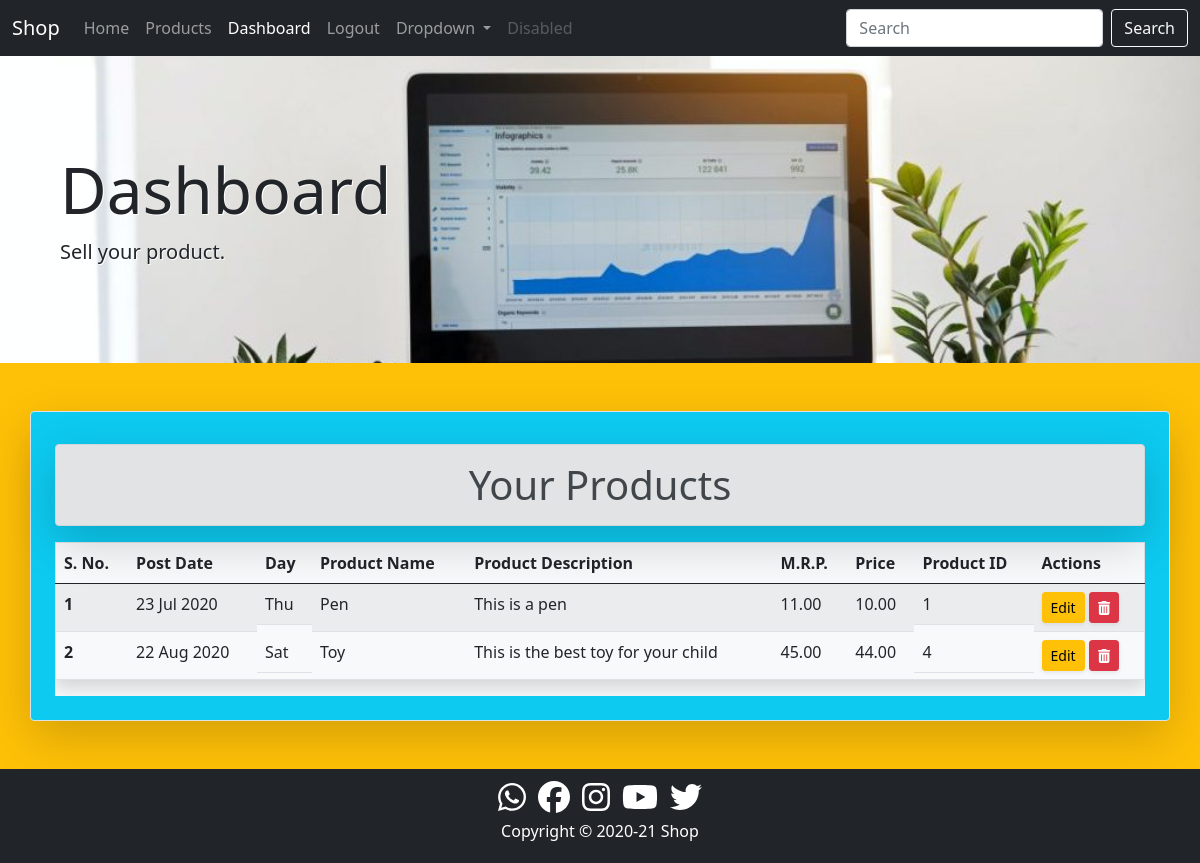
/dashboard/ (signed in), run on an earlier commit of the app's database.
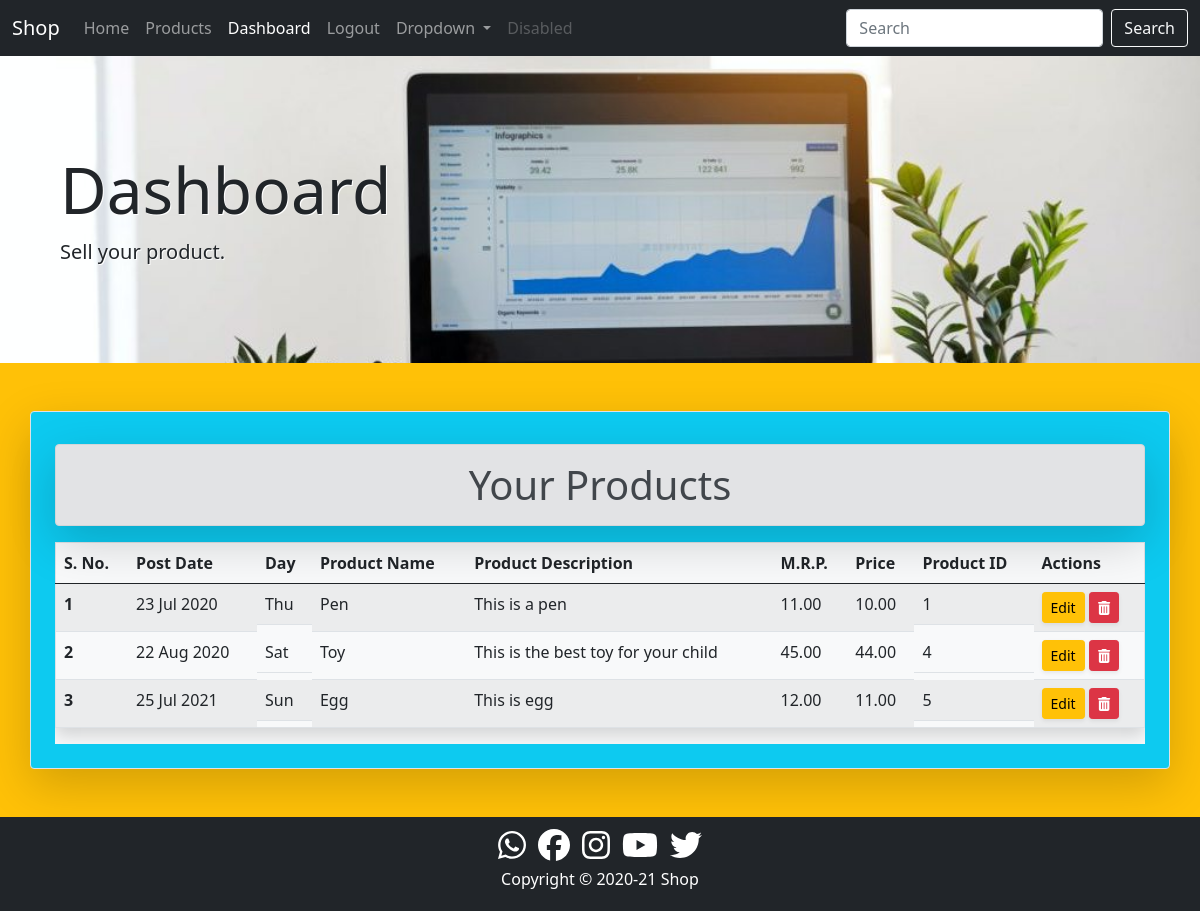
And on a later commit of the database.
### product/models.py (models this page shows, shortened)
class Product(models.Model):
    seller=models.ForeignKey(User,on_delete=models.CASCADE)
    title=models.CharField(max_length=50)
    date=models.DateField()
    description=models.TextField(max_length=500)
    mrp=models.DecimalField(decimal_places=2,max_digits=7)
    selling_price=models.DecimalField(decimal_places=2,max_digits=7)
    location=models.CharField(max_length=50)

### core/views.py (the view)
# urls.py: path('dashboard/', views.DashboardView.as_view(),name='dashboard'),
@method_decorator(user_passes_test(lambda u: Group.objects.get(name='seller') in u.groups.all()),name='dispatch')
class DashboardView(ListView):
    model=Product
    template_name='core/dashboard.html'
    context_object_name='products'
    def get_queryset(self):
        return Product.objects.filter(seller=self.request.user)
    def get_context_data(self, **kwargs):
        context=super().get_context_data(**kwargs)
        context['dashboard_active']='active'
        context['dashboard_disabled']='disabled'
        return context

### core/templates/core/dashboard.html (shortened to what this page needs)
{% extends 'core/base.html' %}
{% block content %}
<div class="container-fluid p-5 dashboard shadow-lg">
    <div class="container my-5">
        <div>
            <h1 class="display-3">Dashboard</h1>
        </div>
        <div class="lead">
            <p>Sell your product.</p>
        </div>
    </div>
</div>
<div class="container-fluid bg-warning py-5">
    <div class="container p-4 shadow-lg border rounded bg-info">
        <h1 class="alert alert-secondary text-center mt-2 shadow-lg">Your Products</h1>
        {% if products %}
        <div class="table-responsive content-center-justify bg-light">
            <table class="table table-hover table-striped border shadow">
                <thead>
                    <tr>
                        <th scope="col">S. No.</th>
                        <th scope="col">Post Date</th>
                        <th scope="col" class="d-none d-sm-block">Day</th>
                        <th scope="col">Product Name</th>
                        <th scope="col">Product Description</th>
                        <th scope="col">M.R.P.</th>
                        <th scope="col">Price</th>
                        <th scope="col" class="d-none d-sm-block">Product ID</th>
                        <th scope="col">Actions</th>
                    </tr>
                </thead>
                <tbody>
                    {% for product in products %}
                    <tr>
                        <th scope="row">{{forloop.counter }}</th>
                        <td>{{product.date|date:"d M Y"}}</td>
                        <td class="d-none d-sm-block">{{product.date|date:"D"}}</td>
                        <td>{{product.title|capfirst}}</td>
                        <td>{{product.description|capfirst}}</td>
                        <td>{{product.mrp}}</td>
                        <td>{{product.selling_price}}</td>
                        <td class="d-none d-sm-block">{{product.id}}</td>
                        <td>
                            <a class="btn btn-sm btn-warning shadow-sm" href="#">Edit</a>
                            <a class="btn btn-sm btn-danger shadow-sm" href="#"><i class="fas fa-trash-alt"></i></a>
                        </td>
                    </tr>
                    {% endfor %}
                </tbody>
            </table>
        </div>
        {% else %}
        <h4 class="text-center alert alert-warning shadow" style="font-size:2.5vw">products not found</h4>
        {% endif %}
    </div>
</div>
{% endblock content %}

### core/templates/core/base.html (shortened to what this page needs)
<!doctype html>
<html lang="en">
{% load static %}
<head>
    <link rel="stylesheet" href="{% static 'core/css/bootstrap.min.css' %}">
    <link rel="stylesheet" href="{% static 'core/css/all.min.css' %}">
    <link rel="stylesheet" href="{% static 'core/css/style.css' %}">
</head>
<body>
    <div>
        {% include 'core/navbar.html' %}
    </div>
    <div>
        {% block content %}
        {% endblock content %}
    </div>
    <div>
        {% include 'core/footer.html' %}
    </div>
</body>
</html>

### core/templates/core/navbar.html (shortened to what this page needs)
<nav class="navbar navbar-expand-lg navbar-dark bg-dark">
    <div class="container-fluid">
        <a class="navbar-brand" href="{% url 'home' %}">Shop</a>
        <div class="collapse navbar-collapse" id="navbarSupportedContent">
            <ul class="navbar-nav me-auto mb-2 mb-lg-0">
                <li class="nav-item">
                    <a class="nav-link {{home_active}} {{home_disabled}}" aria-current="page" href="{% url 'home' %}">Home</a>
                </li>
                {% if request.user.is_authenticated %}
                    <li class="nav-item">
                        <a class="nav-link {{products_active}} {{products_disabled}}" href="{% url 'products' %}">Products</a>
                    </li>
                    {% if perms.product.add_product %}
                        <li class="nav-item">
                            <a class="nav-link {{dashboard_active}} {{dashboard_disabled}}" href="{% url 'dashboard' %}">Dashboard</a>
                        </li>
                    {% endif %}
                    <li class="nav-item">
                        <a class="nav-link {{logout_active}} {{logout_disabled}}" href="{% url 'logout' %}">Logout</a>
                    </li>
                {% endif %}
                <li class="nav-item dropdown">
                    <a class="nav-link dropdown-toggle" href="#" id="navbarDropdown" role="button"
                        data-bs-toggle="dropdown" aria-expanded="false">
                        Dropdown
                    </a>
                </li>
                <li class="nav-item">
                    <a class="nav-link disabled" href="#" tabindex="-1" aria-disabled="true">Disabled</a>
                </li>
            </ul>
            <form class="d-flex">
                <input class="form-control me-2" type="search" placeholder="Search" aria-label="Search">
                <button class="btn btn-outline-light" type="submit">Search</button>
            </form>
        </div>
    </div>
</nav>

### core/templates/core/footer.html
<footer class="container-fluid p-0">
    <div class="bg-dark text-center p-1 text-white">
        <div class="pt-1">
            <a href="#" target="_blank"><i class="fab fa-whatsapp fa-2x m-1 text-white"></i></a>
            <a href="#" target="_blank"><i class="fab fa-facebook fa-2x m-1 text-white"></i></a>
            <a href="#" target="_blank"><i class="fab fa-instagram fa-2x m-1 text-white"></i></a>
            <a href="#" target="_blank"><i class="fab fa-youtube fa-2x m-1 text-white"></i></a>
            <a href="#" target="_blank"><i class="fab fa-twitter fa-2x m-1 text-white"></i></a>
        </div>
        <p>Copyright &#169; 2020-21 Shop</p>
    </div>
</footer>

### core/static/core/css/style.css (style rules this page uses)
.dashboard { background-image: url("../images/dashboard.jpg"); background-color: dimgrey; background-size: cover; height: 100%; text-shadow: 1px 1px white; }

What changed in the data, as far as the page shows it:
added Product: date "25 Jul 2021", date "Sun", title "Egg", description "This is egg", mrp "12.00", selling_price "11.00", id "5"
